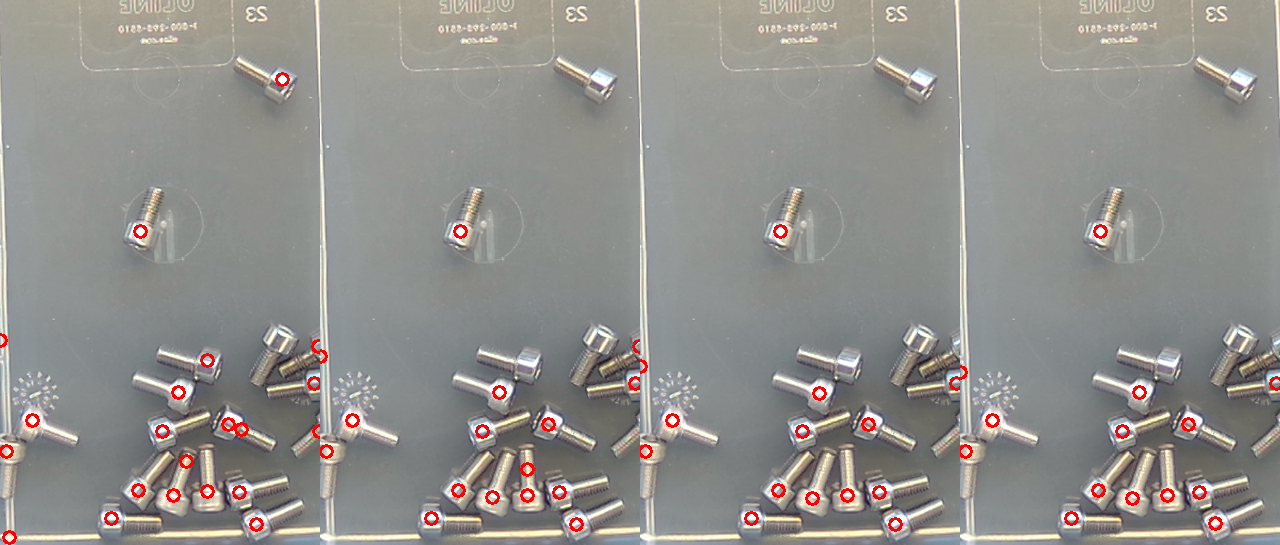
#> input picture dev/cores.png, 1280 x 545 px, given in place of gt27_0.png, which was not available
$ python bg.py
#> lines starting #> are read from the running program, lines starting #| are printed output that depends on the picture
import cv2,numpy as np,sys
for n in ['gt27_0','frame_focused']:
    f=cv2.imread(f'dev/{n}.png'); g=cv2.cvtColor(f,6)
#> further down, f is the input picture: shape (545, 1280, 3); mean B, G, R 140.6, 144, 145.7
#> after `g = cv2.cvtColor(f, 6)`:
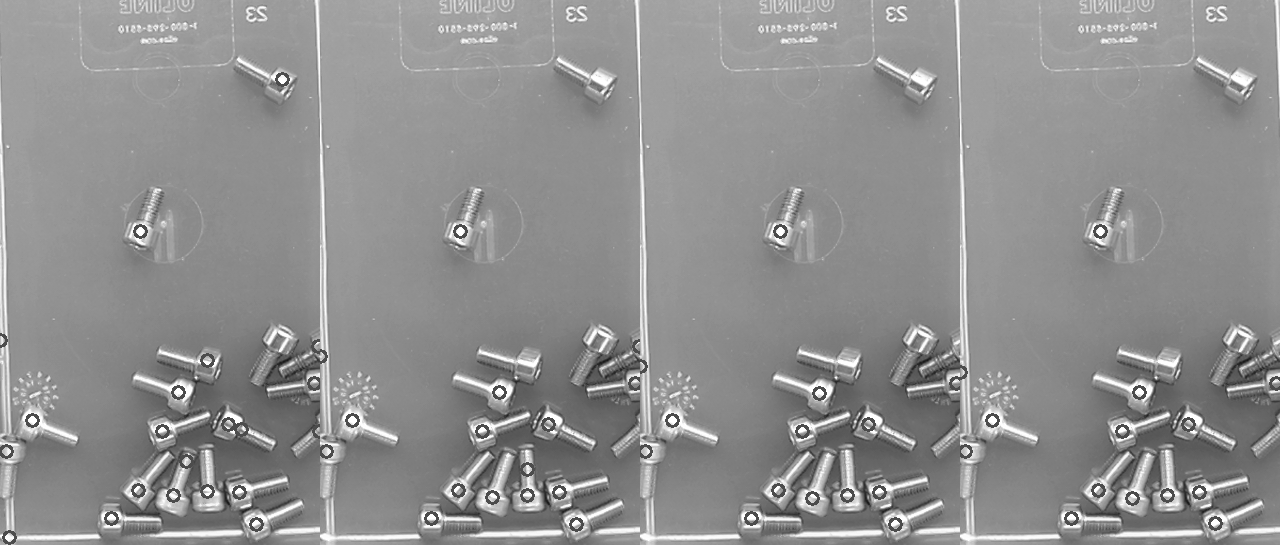
#> g: shape (545, 1280); min 25, max 255, mean 144
    s=cv2.resize(g,(192,108),interpolation=cv2.INTER_AREA)
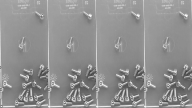
#> s: shape (108, 192); min 61, max 249, mean 144
    s=cv2.medianBlur(s,5)
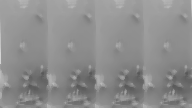
#> s: shape (108, 192); min 89, max 212, mean 140.8
    print(n)
    for y in range(10,108,4): print(' '.join(f'{v:3d}' for v in s[y,66:132:3]))
#> this loop made 25 passes
#| 158 158 158 155 156 156 154 149 148 152 159 159 159 159 160 158 158 158 158 155 156 156
#| 158 156 154 153 153 149 144 155 155 150 158 158 158 158 158 158 158 156 154 153 153 149
#| 153 152 152 151 148 145 135 128 143 148 158 158 156 155 155 155 153 152 152 151 148 145
#| 152 151 150 148 145 143 141 135 135 146 158 158 155 153 153 152 152 151 150 148 145 143
#| 150 149 149 147 144 144 143 143 143 146 158 157 153 153 152 151 150 149 149 147 144 144
#| 149 148 146 145 144 144 143 144 144 145 157 156 152 152 151 150 149 148 146 145 144 144
#| 147 145 144 144 143 143 143 143 143 146 155 156 153 151 150 149 147 145 144 144 143 143
#| 146 144 144 143 142 142 142 142 143 145 155 155 152 151 149 146 146 144 144 143 142 142
#> (further printed lines are left out)
#> pass 2 of the loop `for n in ['gt27_0','frame_focused']:`:
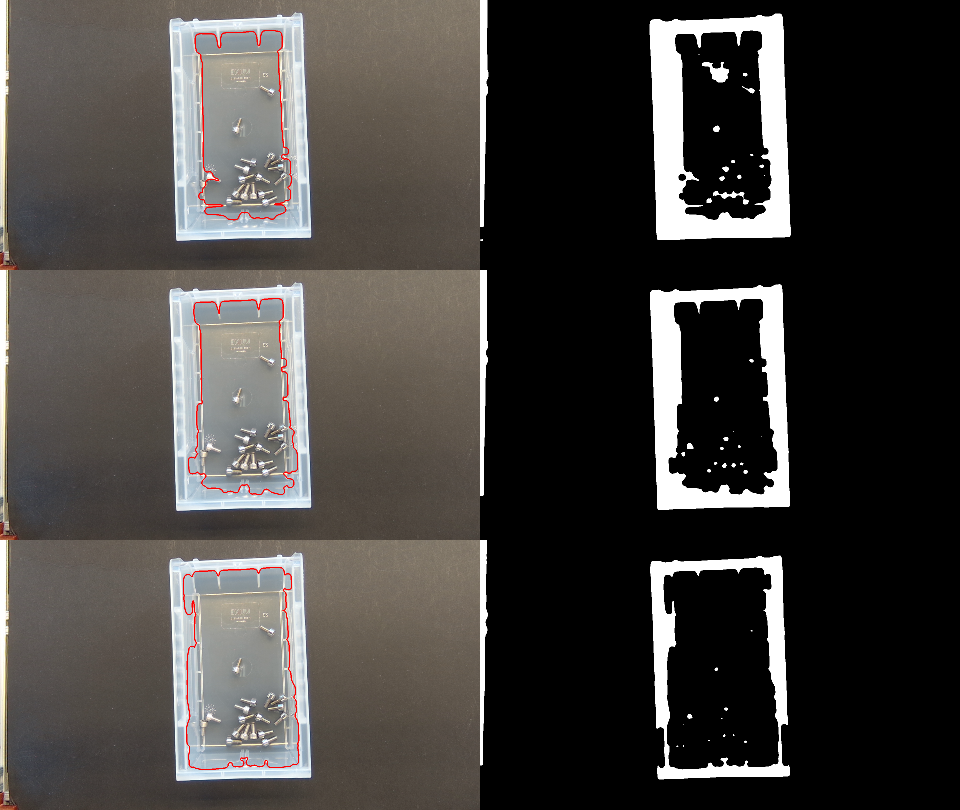
#> input picture dev/floor.png, 960 x 810 px, given in place of frame_focused.png, which was not available
#> f is the input picture: shape (810, 960, 3); mean B, G, R 63.6, 66.2, 69.1
#> g: shape (810, 960)
#> `s=cv2.resize(g,(192,108),interpolation=cv2.INTER_AREA)`:
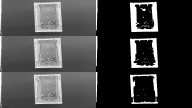
#> s: shape (108, 192); min 0, max 255, mean 66.8
#> `s=cv2.medianBlur(s,5)`:
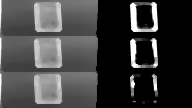
#> s: shape (108, 192); min 0, max 255, mean 63.2
#> the loop `for y in range(10,108,4): print(' '.join(f'{v:3d}' for v in s[y,66:132..` made 25 passes
#| 102 102 102 103 103 104 104 105 105 105 108   0   0   0   0   0   0   0   0   0   0   0
#|  93  93  92  93  93  94  95  97  98  97  95   0   0   0   0   0   0   0   0   0   0   0
#|  86  86  86  87  87  88  90  90  91  92  90   0   0   0   0   0   0   0   0   0   0   0
#|  80  79  79  80  81  82  83  84  87  88  85   0   0   0   0   0   0   0   0   0   0   0
#|  73  73  73  73  73  74  76  78  78  80  80   0   0   0   0   0   0   0   0   0   0   0
#> (further printed lines are left out)
